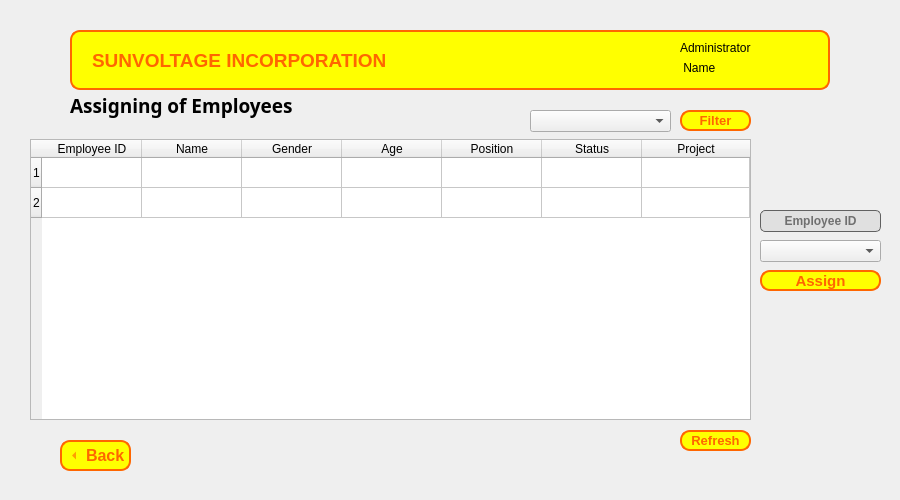
<?xml version="1.0" encoding="UTF-8"?>
<ui version="4.0">
 <class>Form</class>
 <widget class="QWidget" name="Form">
  <property name="geometry">
   <rect>
    <x>0</x>
    <y>0</y>
    <width>900</width>
    <height>500</height>
   </rect>
  </property>
  <property name="windowTitle">
   <string>Form</string>
  </property>
  <widget class="QToolButton" name="backButton">
   <property name="geometry">
    <rect>
     <x>60</x>
     <y>440</y>
     <width>71</width>
     <height>31</height>
    </rect>
   </property>
   <property name="font">
    <font>
     <pointsize>12</pointsize>
     <bold>true</bold>
    </font>
   </property>
   <property name="styleSheet">
    <string notr="true">QToolButton {
				color: rgb(255, 102, 0);
                background-color: rgb(255, 255, 0);
                border-color: rgb(255, 102, 0);
                border: 2px solid #ff6600;
                border-radius: 10px;
            }
            QToolButton:hover, QToolButton:pressed {
                background-color: rgb(255, 183, 0);
            }</string>
   </property>
   <property name="text">
    <string>Back</string>
   </property>
   <property name="iconSize">
    <size>
     <width>20</width>
     <height>20</height>
    </size>
   </property>
   <property name="checkable">
    <bool>true</bool>
   </property>
   <property name="checked">
    <bool>false</bool>
   </property>
   <property name="toolButtonStyle">
    <enum>Qt::ToolButtonTextBesideIcon</enum>
   </property>
   <property name="arrowType">
    <enum>Qt::LeftArrow</enum>
   </property>
  </widget>
  <widget class="QTableWidget" name="tablewidget_assigned">
   <property name="geometry">
    <rect>
     <x>30</x>
     <y>139</y>
     <width>721</width>
     <height>281</height>
    </rect>
   </property>
   <property name="sizePolicy">
    <sizepolicy hsizetype="Maximum" vsizetype="Expanding">
     <horstretch>44</horstretch>
     <verstretch>0</verstretch>
    </sizepolicy>
   </property>
   <property name="minimumSize">
    <size>
     <width>50</width>
     <height>0</height>
    </size>
   </property>
   <property name="styleSheet">
    <string notr="true"/>
   </property>
   <property name="lineWidth">
    <number>6</number>
   </property>
   <property name="verticalScrollBarPolicy">
    <enum>Qt::ScrollBarAlwaysOff</enum>
   </property>
   <property name="sizeAdjustPolicy">
    <enum>QAbstractScrollArea::AdjustToContents</enum>
   </property>
   <property name="autoScroll">
    <bool>true</bool>
   </property>
   <property name="editTriggers">
    <set>QAbstractItemView::NoEditTriggers</set>
   </property>
   <property name="alternatingRowColors">
    <bool>false</bool>
   </property>
   <property name="selectionBehavior">
    <enum>QAbstractItemView::SelectRows</enum>
   </property>
   <property name="verticalScrollMode">
    <enum>QAbstractItemView::ScrollPerItem</enum>
   </property>
   <property name="horizontalScrollMode">
    <enum>QAbstractItemView::ScrollPerItem</enum>
   </property>
   <property name="showGrid">
    <bool>true</bool>
   </property>
   <property name="gridStyle">
    <enum>Qt::SolidLine</enum>
   </property>
   <property name="sortingEnabled">
    <bool>true</bool>
   </property>
   <property name="wordWrap">
    <bool>true</bool>
   </property>
   <property name="cornerButtonEnabled">
    <bool>false</bool>
   </property>
   <property name="rowCount">
    <number>2</number>
   </property>
   <property name="columnCount">
    <number>7</number>
   </property>
   <attribute name="horizontalHeaderShowSortIndicator" stdset="0">
    <bool>true</bool>
   </attribute>
   <attribute name="horizontalHeaderStretchLastSection">
    <bool>true</bool>
   </attribute>
   <attribute name="verticalHeaderShowSortIndicator" stdset="0">
    <bool>false</bool>
   </attribute>
   <row/>
   <row/>
   <column>
    <property name="text">
     <string>Employee ID</string>
    </property>
   </column>
   <column>
    <property name="text">
     <string>Name</string>
    </property>
   </column>
   <column>
    <property name="text">
     <string>Gender</string>
    </property>
   </column>
   <column>
    <property name="text">
     <string>Age</string>
    </property>
   </column>
   <column>
    <property name="text">
     <string>Position</string>
    </property>
   </column>
   <column>
    <property name="text">
     <string>Status</string>
    </property>
   </column>
   <column>
    <property name="text">
     <string>Project</string>
    </property>
   </column>
  </widget>
  <widget class="QLabel" name="adminNamelbl">
   <property name="geometry">
    <rect>
     <x>680</x>
     <y>60</y>
     <width>121</width>
     <height>16</height>
    </rect>
   </property>
   <property name="text">
    <string> Name</string>
   </property>
  </widget>
  <widget class="QLineEdit" name="assign_employee_id">
   <property name="geometry">
    <rect>
     <x>760</x>
     <y>210</y>
     <width>121</width>
     <height>22</height>
    </rect>
   </property>
   <property name="font">
    <font>
     <bold>true</bold>
    </font>
   </property>
   <property name="styleSheet">
    <string notr="true">QLineEdit {
	border: 1px solid #616161;
	background-color: #E0E0E0;
	border-radius: 5px;
}

QLineEdit::placeholder {
    color: #a9a9a9;
}

QLineEdit:focus {
    border: 2px solid #ff6600;
}</string>
   </property>
   <property name="text">
    <string/>
   </property>
   <property name="alignment">
    <set>Qt::AlignCenter</set>
   </property>
   <property name="placeholderText">
    <string>Employee ID</string>
   </property>
  </widget>
  <widget class="QLabel" name="Header">
   <property name="geometry">
    <rect>
     <x>70</x>
     <y>30</y>
     <width>760</width>
     <height>60</height>
    </rect>
   </property>
   <property name="font">
    <font>
     <pointsize>14</pointsize>
     <bold>true</bold>
    </font>
   </property>
   <property name="styleSheet">
    <string notr="true">color: rgb(255, 102, 0);
background-color: rgb(255, 255, 0);
border-color: rgb(255, 102, 0);
border: 2px solid #ff6600; 
border-radius: 10px;
</string>
   </property>
   <property name="text">
    <string>SUNVOLTAGE INCORPORATION</string>
   </property>
   <property name="textFormat">
    <enum>Qt::AutoText</enum>
   </property>
   <property name="scaledContents">
    <bool>false</bool>
   </property>
   <property name="margin">
    <number>0</number>
   </property>
   <property name="indent">
    <number>20</number>
   </property>
  </widget>
  <widget class="QLabel" name="label_lists_or_profile">
   <property name="geometry">
    <rect>
     <x>70</x>
     <y>90</y>
     <width>241</width>
     <height>31</height>
    </rect>
   </property>
   <property name="font">
    <font>
     <family>Segoe UI Black</family>
     <pointsize>14</pointsize>
     <bold>true</bold>
    </font>
   </property>
   <property name="text">
    <string>Assigning of Employees</string>
   </property>
  </widget>
  <widget class="QLabel" name="label_User">
   <property name="geometry">
    <rect>
     <x>680</x>
     <y>40</y>
     <width>111</width>
     <height>16</height>
    </rect>
   </property>
   <property name="text">
    <string>Administrator</string>
   </property>
  </widget>
  <widget class="QComboBox" name="projects_ddl">
   <property name="geometry">
    <rect>
     <x>530</x>
     <y>110</y>
     <width>141</width>
     <height>22</height>
    </rect>
   </property>
   <property name="font">
    <font>
     <bold>false</bold>
    </font>
   </property>
   <property name="styleSheet">
    <string notr="true">QComboBox:focus {
    border: 2px solid #ff6600;
}</string>
   </property>
   <property name="placeholderText">
    <string>Filter Projects</string>
   </property>
   <property name="duplicatesEnabled">
    <bool>false</bool>
   </property>
  </widget>
  <widget class="QToolButton" name="button_refresh">
   <property name="geometry">
    <rect>
     <x>680</x>
     <y>430</y>
     <width>71</width>
     <height>21</height>
    </rect>
   </property>
   <property name="font">
    <font>
     <pointsize>10</pointsize>
     <bold>true</bold>
    </font>
   </property>
   <property name="styleSheet">
    <string notr="true">QToolButton {
				color: rgb(255, 102, 0);
                background-color: rgb(255, 255, 0);
                border-color: rgb(255, 102, 0);
                border: 2px solid #ff6600;
                border-radius: 10px;
            }
            QToolButton:hover, QToolButton:pressed {
                background-color: rgb(255, 183, 0);
            }</string>
   </property>
   <property name="text">
    <string>Refresh</string>
   </property>
   <property name="iconSize">
    <size>
     <width>20</width>
     <height>20</height>
    </size>
   </property>
   <property name="checkable">
    <bool>true</bool>
   </property>
   <property name="checked">
    <bool>false</bool>
   </property>
   <property name="toolButtonStyle">
    <enum>Qt::ToolButtonTextOnly</enum>
   </property>
   <property name="autoRaise">
    <bool>false</bool>
   </property>
   <property name="arrowType">
    <enum>Qt::NoArrow</enum>
   </property>
  </widget>
  <widget class="QComboBox" name="assign_project_ddl">
   <property name="geometry">
    <rect>
     <x>760</x>
     <y>240</y>
     <width>121</width>
     <height>22</height>
    </rect>
   </property>
   <property name="font">
    <font>
     <bold>false</bold>
    </font>
   </property>
   <property name="styleSheet">
    <string notr="true">QComboBox:focus {
    border: 2px solid #ff6600;
}</string>
   </property>
   <property name="placeholderText">
    <string>Projects</string>
   </property>
   <property name="duplicatesEnabled">
    <bool>false</bool>
   </property>
  </widget>
  <widget class="QToolButton" name="button_assign">
   <property name="geometry">
    <rect>
     <x>760</x>
     <y>270</y>
     <width>121</width>
     <height>21</height>
    </rect>
   </property>
   <property name="font">
    <font>
     <pointsize>11</pointsize>
     <bold>true</bold>
    </font>
   </property>
   <property name="styleSheet">
    <string notr="true">QToolButton {
				color: rgb(255, 102, 0);
                background-color: rgb(255, 255, 0);
                border-color: rgb(255, 102, 0);
                border: 2px solid #ff6600;
                border-radius: 10px;
            }
            QToolButton:hover, QToolButton:pressed {
                background-color: rgb(255, 183, 0);
            }</string>
   </property>
   <property name="text">
    <string>Assign</string>
   </property>
   <property name="iconSize">
    <size>
     <width>20</width>
     <height>20</height>
    </size>
   </property>
   <property name="checkable">
    <bool>true</bool>
   </property>
   <property name="checked">
    <bool>false</bool>
   </property>
   <property name="toolButtonStyle">
    <enum>Qt::ToolButtonTextOnly</enum>
   </property>
   <property name="autoRaise">
    <bool>false</bool>
   </property>
   <property name="arrowType">
    <enum>Qt::NoArrow</enum>
   </property>
  </widget>
  <widget class="QToolButton" name="button_filter">
   <property name="geometry">
    <rect>
     <x>680</x>
     <y>110</y>
     <width>71</width>
     <height>21</height>
    </rect>
   </property>
   <property name="font">
    <font>
     <pointsize>10</pointsize>
     <bold>true</bold>
    </font>
   </property>
   <property name="styleSheet">
    <string notr="true">QToolButton {
				color: rgb(255, 102, 0);
                background-color: rgb(255, 255, 0);
                border-color: rgb(255, 102, 0);
                border: 2px solid #ff6600;
                border-radius: 10px;
            }
            QToolButton:hover, QToolButton:pressed {
                background-color: rgb(255, 183, 0);
            }</string>
   </property>
   <property name="text">
    <string>Filter</string>
   </property>
   <property name="iconSize">
    <size>
     <width>20</width>
     <height>20</height>
    </size>
   </property>
   <property name="checkable">
    <bool>true</bool>
   </property>
   <property name="checked">
    <bool>false</bool>
   </property>
   <property name="toolButtonStyle">
    <enum>Qt::ToolButtonTextOnly</enum>
   </property>
   <property name="autoRaise">
    <bool>false</bool>
   </property>
   <property name="arrowType">
    <enum>Qt::NoArrow</enum>
   </property>
  </widget>
  <zorder>Header</zorder>
  <zorder>backButton</zorder>
  <zorder>tablewidget_assigned</zorder>
  <zorder>adminNamelbl</zorder>
  <zorder>assign_employee_id</zorder>
  <zorder>label_lists_or_profile</zorder>
  <zorder>label_User</zorder>
  <zorder>projects_ddl</zorder>
  <zorder>button_refresh</zorder>
  <zorder>assign_project_ddl</zorder>
  <zorder>button_assign</zorder>
  <zorder>button_filter</zorder>
 </widget>
 <resources/>
 <connections/>
</ui>
